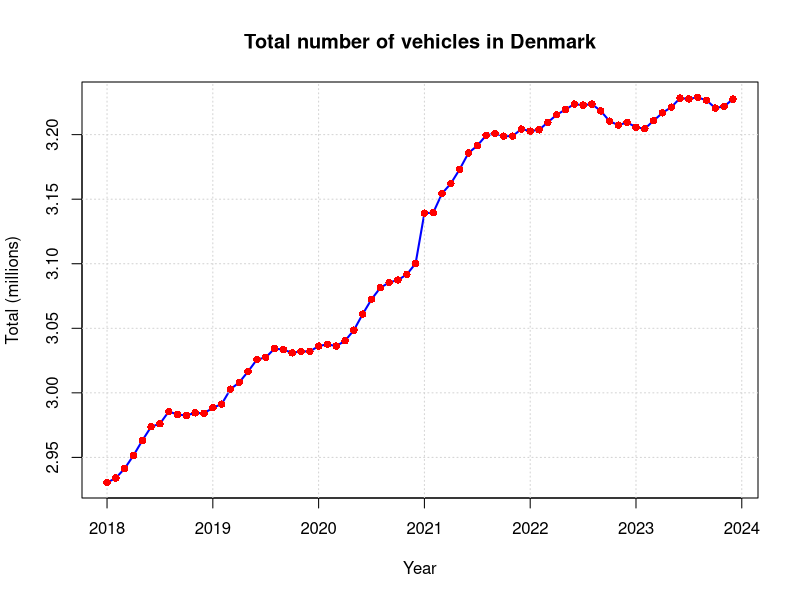
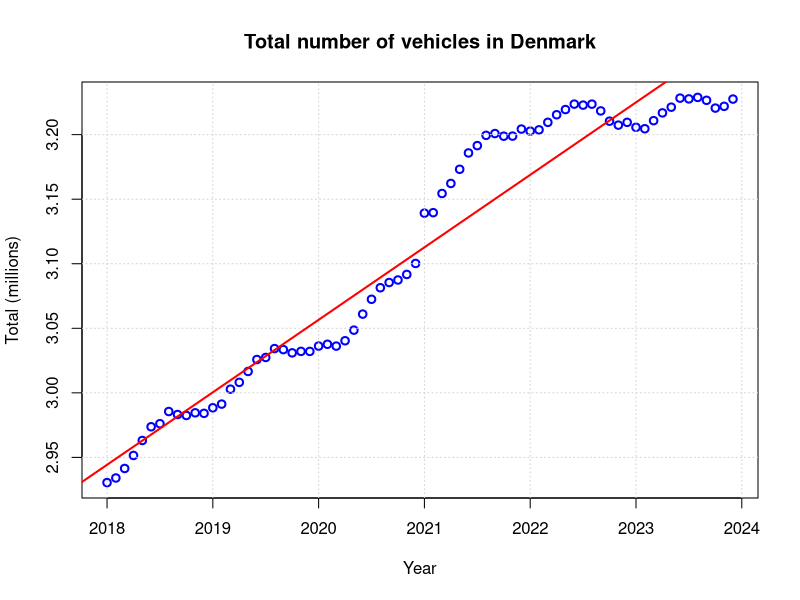
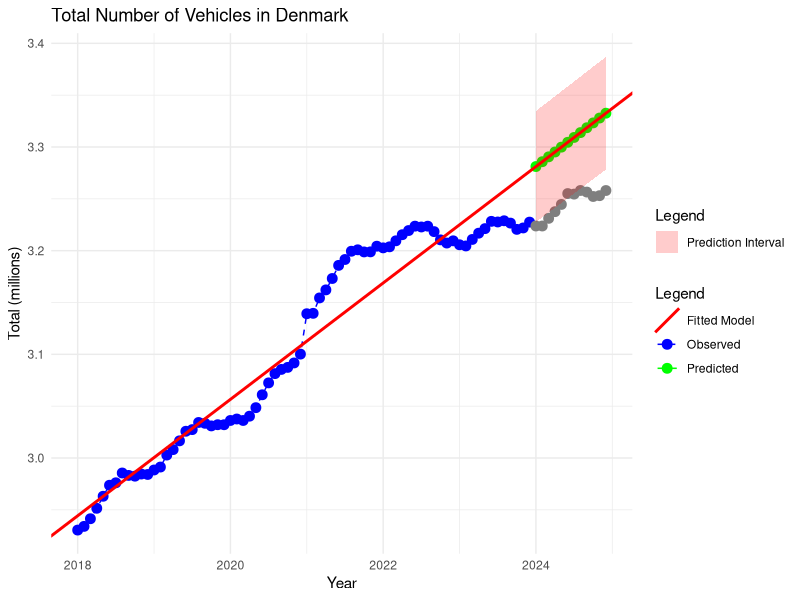
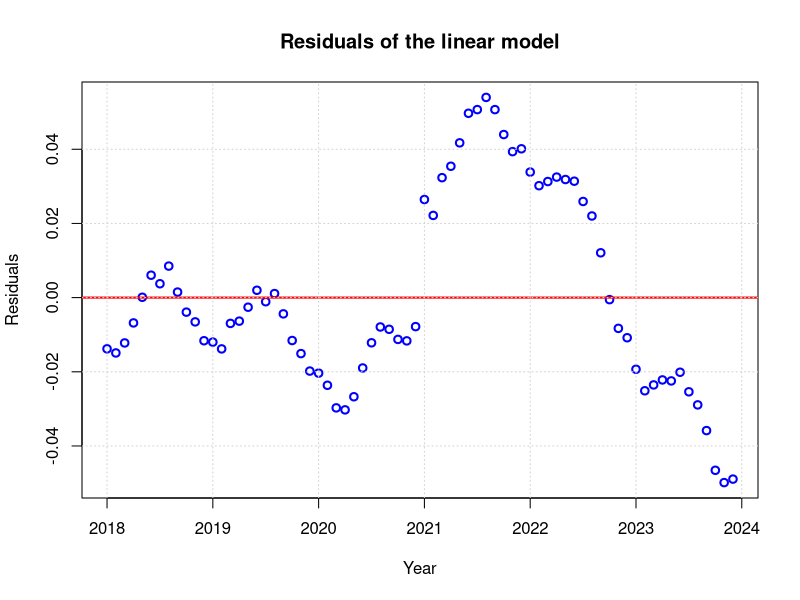
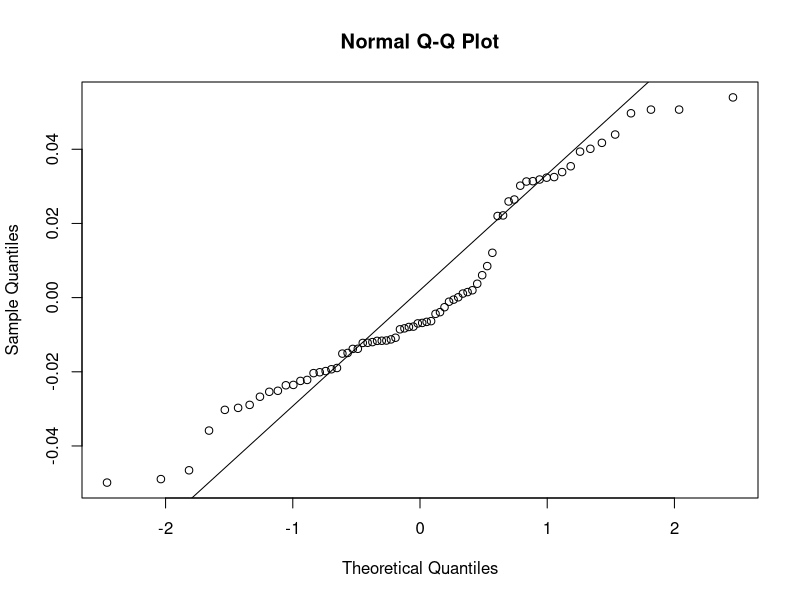
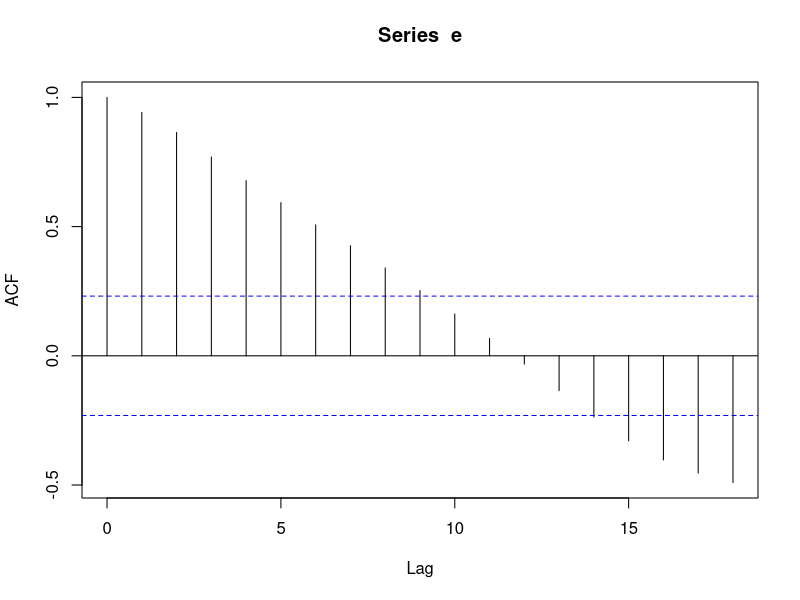

Write the R code that produced these figures, in order. (Note: this script raises an error after producing the figures.)
### Read training data
# ! Perhaps you need to set the working directory!?
# setwd("/home/pbac/g/course02417/2025/assignment1")

# setwd("C:/Users/sofie/OneDrive/Time Series Analysis/02147")
D <- read.csv("DST_BIL54.csv")
str(D)

# See the help
?strftime
D$time <- as.POSIXct(paste0(D$time, "-01"), "%Y-%m-%d", tz = "UTC")
D$time
class(D$time)

## Year to month for each of them
D$year <- 1900 + as.POSIXlt(D$time)$year + as.POSIXlt(D$time)$mon / 12

## Make the output variable a floating point (i.e.\ decimal number)
D$total <- as.numeric(D$total) / 1E6

## Divide intro train and test set
teststart <- as.POSIXct("2024-01-01", tz = "UTC")
Dtrain <- D[D$time < teststart, ]
Dtest <- D[D$time >= teststart, ]


################################################
# 1 Plot data
################################################


# 1.1 Make an array with train set with the year + month/12
x <- 1900 + as.POSIXlt(Dtrain$time)$year + as.POSIXlt(Dtrain$time)$mon / 12

# plot dtotal with x
plot(x, Dtrain$total, xlab = "Year", ylab = "Total (millions)", main = "Total number of vehicles in Denmark", type = "l", col = "blue", lwd = 2)
grid() # Add grid lines
points(x, Dtrain$total, pch = 16, col = "red") # Add points to the plot


################################################
# 2 Linear Trend model
################################################

# 2.2 Fit a linear model
fit <- lm(Dtrain$total ~ x)
summary(fit)
# intercept and slope
# Plot the estimated mean as a line with the observations as points
plot(x, Dtrain$total, xlab="Year", ylab="Total (millions)", main="Total number of vehicles in Denmark", type="p", col="blue", lwd=2)
grid() # Add grid lines
abline(fit, col="red", lwd=2) # Add the fitted line to the plot


# 2.3 Forecast for next 12 months
xnew <- 1900 + as.POSIXlt(Dtest$time)$year + as.POSIXlt(Dtest$time)$mon / 12
pred <- predict(fit, data.frame(x = xnew))

# prediction interval
pred_int <- predict(fit, data.frame(x = xnew), interval = "prediction")
lwr <- pred_int[, 2]
upr <- pred_int[, 3]


# 2.4 Plot the forecast

library(ggplot2)

# Create a dataframe for the observations (training data)
df_train <- data.frame(Year = x, Total = Dtrain$total, Type = "Observed")
df_test <- data.frame(Year = xnew, Total = Dtest$total, Type = "Test")

# Create a dataframe for the predictions
df_pred <- data.frame(Year = xnew, Total = pred, Type = "Predicted")


# Create the plot
library(ggplot2)

ggplot() +
  # Observed data (training set)
  geom_point(data = df_train, aes(x = Year, y = Total, color = "Observed"), size = 3) +  
  geom_line(data = df_train, aes(x = Year, y = Total, color = "Observed"), linetype = "dashed") +  
  
  # Predicted data
  geom_point(data = df_pred, aes(x = Year, y = Total, color = "Predicted"), size = 3) +  
  geom_line(data = df_pred, aes(x = Year, y = Total, color = "Predicted")) +  
  
  # test data
  geom_point(data = df_test, aes(x = Year, y = Total, color = "Test"), size = 3) +
  # Fitted regression line (now correctly red)
  geom_abline(aes(intercept = coef(fit)[1], slope = coef(fit)[2], color = "Fitted Model"), linewidth = 1) +  

  # Confidence interval for predictions
  geom_ribbon(data = df_pred, aes(x = Year, ymin = lwr, ymax = upr, fill = "Prediction Interval"), alpha = 0.2) +
  
  # Labels
  labs(title = "Total Number of Vehicles in Denmark",
       x = "Year", y = "Total (millions)", color = "Legend", fill = "Legend") +
  
  # Define colors for legend
  scale_color_manual(values = c("Observed" = "blue", "Predicted" = "green", "Fitted Model" = "red")) +
  scale_fill_manual(values = c("Prediction Interval" = "red")) +
  
  # Minimal theme
  theme_minimal()


# 2.5 Investigate the residuals of the model. Are the model assumptions fulfilled?

# Residuals
e <- fit$residuals

# Plot residuals
plot(x, e, xlab = "Year", ylab = "Residuals", main = "Residuals of the linear model", type = "p", col = "blue", lwd = 2)
abline(h = 0, col = "red", lwd = 2) # Add a horizontal line at 0
grid() # Add grid lines

# qq plot of residuals:
qqnorm(e)
qqline(e)

# ACF plot of residuals
acf(e)

# Assumptions
# - No correlation between residuals (ACF plot)
# - Constant variance of residuals (plot of residuals)
# - Normally distributed residuals (qq plot of residuals)


################################################
# WLS - Local Linear trend model
################################################

# 3.1. Describe the variance-covariance matrix  for the local model and compare it to the variance-covariance matrix of the corresponding global model

# Variance - covariance for global model, all weights are 1 as we value all observations equally
SIGMA <- diag(n)

# Variance-covariance for local model
# Weights are increasing with time as we value recent observations more
lambda = 0.9
weights <- lambda^((n-1):0)

# Create a diagonal matrix with the weights
SIGMA <- diag(n)*1/weights
W = diag(n)*weights


# 3.2 plot the weights vs. time
plot(x, weights, type = "l", xlab = "Time", ylab = "Weights", main = "Weights for local model", col = "blue", lwd = 2)
grid() # Add grid lines

# 3.3 Sum of all lambda weights
sum(weights)

# Sum of weights in OLS model
# 72 (because we have 72 observations all with weight 1)

# 3.4 Estimate and present theta_hat1 and theta_hat2 for the local model with lambda = 0.9

theta_hat <- solve(t(X) %*% W %*% X) %*% t(X) %*% W %*% Dtrain$total
theta_hat

# 3.5. Make a forecast for the next 12 months - i.e., compute predicted values corresponding to the WLS model with λ = 0.9




Xnew <- cbind(1, xnew)
print(Xnew)
pred_local <- Xnew %*% theta_hat


n <- length(e) # number of samples
p <- 2 # Number of parameters

e_wls <- y - yhat_wls
RSS_wls <- t(e_wls)%*%solve(SIGMA)%*%e_wls
sigma2_wls <- as.numeric(RSS_wls/(n - p))
Vmatrix_pred_local <- sigma2 * (1 + (Xnew %*% solve(t(X)%*%solve(SIGMA)%*%X)) %*% t(Xnew) )

# prediction interval
y_pred_lwr_wls <- y_pred_wls - qt(0.975, df=n-1)*sqrt(diag(Vmatrix_pred_local))
y_pred_upr_wls <- y_pred_wls + qt(0.975, df=n-1)*sqrt(diag(Vmatrix_pred_local))


# Create a dataframe for the predictions
df_pred_local <- data.frame(Year = xnew, Total = pred_local, Type = "Predicted")

# Plot
ggplot(data = df_train, aes(x = Year, y = Total)) +
  geom_point(size = 3) +
  geom_point(data = df_pred, aes(x = Year, y = Total), color = "green") + # Points for predicted values
  geom_point(data = df_pred_local, aes(x = Year, y = Total), color = "purple") + # Points predicted values
  geom_line(data = df_train, aes(x = Year, y = Total), color = "blue", linetype = "dashed") + # Line for observed data
  geom_line(data = df_pred, aes(x = Year, y = Total), color = "green") + # Line for predicted data
  geom_abline(intercept = coef(fit)[1], slope = coef(fit)[2], color = "red") + # line for fit
  geom_abline(intercept = theta_hat[1], slope = theta_hat[2], color = "purple") + # line for local fit
  geom_ribbon(data = df_pred, aes(x = Year, ymin = lwr, ymax = upr), fill = "red", alpha = 0.2) +
  geom_ribbon(data = df_pred_local, aes(x = Year, ymin = y_pred_lwr_wls, ymax = y_pred_upr_wls), fill = "purple", alpha = 0.2) +
  labs(
    title = "Total Number of Vehicles in Denmark",
    x = "Year", y = "Total (millions)"
  ) +
  # scale_color_manual(values = c("Observed" = "blue", "Predicted" = "green")) +
  theme_minimal()

################################################
# RLS - Recursive least squares
################################################

# 4.1 On paper

# 4.2
# Implement the update equations in a for-loop in a computer. Calculate the theta_hat_t up to time t = 3.

p = 2
n = 3

R <- diag(2) * 0.1  # Ensures initial invertibility
Theta <- matrix(0, nrow = n, ncol = p)  # Placeholder for parameter estimates
Theta_0 <- c(0, 0)

for (t in 1:n) {
  xvals <- X[t, ]
  y <- Dtrain$total[t]

  if(t==1){
    R <- R + xvals %*% t(xvals)
    Theta[t, ] <- Theta_0 + solve(R) %*% xvals %*% (y - t(xvals) %*% Theta_0)

  }
  else{

  # Compute R and update with forgetting factor
  R <- R + xvals %*% t(xvals)

  # Update Theta
  Theta[t, ] <- Theta[t-1, ] + solve(R) %*% xvals %*% (y - t(xvals) %*% Theta[t-1, ])
}
}

Theta

# 4.3
# Calculate the estimates of ˆθ_N and compare them to the OLS estimates of θ, are they close? Can
# you find a way to decrease the difference by modifying some initial values and explain why initial
# values are important to get right?

RLS <- function(X, target, p = 2, Theta_0 = c(0, 0)) {

  n = length(X[,1])

  R <- diag(2) * 0.1  # Ensures initial invertibility
  Theta <- matrix(0, nrow = n, ncol = p)  # Placeholder for parameter estimates

  for (t in 1:n) {
    xvals <- X[t, ]
    y <- target[t]

    if(t == 1){
      R <- R + xvals %*% t(xvals)

      Theta[t, ] <- Theta_0 + solve(R) %*% xvals %*% (y - t(xvals) %*% Theta_0)

  }
    else{

    # Compute R and update with forgetting factor
    R <- R + xvals %*% t(xvals)

    # Update Theta
    Theta[t, ] <- Theta[t-1, ] + solve(R) %*% xvals %*% (y - t(xvals) %*% Theta[t-1, ])
}

}

return(Theta)

}

RLS(X, Dtrain$total, p = 2, Theta_0 = c(-110, 0))
coef(fit)

# Note: Man skal være obs på intercept, hvis man vil prøve at ramme noget der minder om den globale OLS


# 4.4
# Implement the RLS algorithm with a forgetting factor λ = 0.99 and λ = 0.7. Calculate the estimates of ˆθ_N for both values of λ.

RLS_lambda <- function(X, target, p = 2, Theta_0 = c(0, 0), lambda = 0.99) {

  n = length(X[,1])

  R <- diag(2) * 0.1  # Ensures initial invertibility
  Theta <- matrix(0, nrow = n, ncol = p)  # Placeholder for parameter estimates

  for (t in 1:n) {
    xvals <- X[t, ]
    y <- target[t]

    if(t == 1){
      R <- lambda * R + xvals %*% t(xvals)

      Theta[t, ] <- Theta_0 + solve(R) %*% xvals %*% (y - t(xvals) %*% Theta_0)

  }
    else{

    # Compute R and update with forgetting factor
    R <- lambda * R + xvals %*% t(xvals)

    # Update Theta
    Theta[t, ] <- Theta[t-1, ] + solve(R) %*% xvals %*% (y - t(xvals) %*% Theta[t-1, ])
}

}

return(Theta)

}

RLS_lambda(X, Dtrain$total, p = 2, Theta_0 = c(-110, 0), lambda = 0.99)
RLS_lambda(X, Dtrain$total, p = 2, Theta_0 = c(-110, 0), lambda = 0.7)

# Compare with WLS estimates

# 4.5
# Make one step-ahead predictions
n <- length(X[, 1])

# Prediction for lambda = 0.7
OneStepPred_1 <- matrix(NA, nrow = n)
Theta_1 <- RLS_lambda(X, Dtrain$total, p = 2, Theta_0 = c(-110, 0), lambda = 0.7)
for (t in 5:(n - 1)) {
  OneStepPred_1[t + 1] <- X[t + 1, ] %*% Theta_1[t, ]
}


# Prediction for lambda = 0.99
OneStepPred_2 <- matrix(NA, nrow = n)
Theta_2 <- RLS_lambda(X, Dtrain$total, p = 2, Theta_0 = c(-110, 0), lambda = 0.99)
for (t in 5:(n - 1)) {
  OneStepPred_2[t + 1] <- X[t + 1, ] %*% Theta_2[t, ]
}


# Plot actual total number of vehicles
plot(x, Dtrain$total, xlab = "Year", ylab = "Total (millions)", 
     main = "Total number of vehicles in Denmark", type = "l", 
     col = "blue", lwd = 2)

# Add grid lines
grid()

# Add predictions
lines(x, as.vector(OneStepPred_1), col = "green", lwd = 2)
lines(x, as.vector(OneStepPred_2), col = "purple", lwd = 2)

# Add a legend
legend("topleft", legend = c("Actual", "Lambda = 0.7", "Lambda = 0.99"),
       col = c("blue", "green", "purple"), lwd = 2, bty = "n")


# Calculate OneStepAhead residuals
OneStepRes_1 <- Dtrain$total[5:(n - 1)] - as.vector(OneStepPred_1[5:(n - 1)])
OneStepRes_2 <- Dtrain$total[5:(n - 1)] - as.vector(OneStepPred_2[5:(n - 1)])

# Plot residuals
plot(x[5:(n - 1)], OneStepRes_1, xlab = "Year", ylab = "Residuals", 
     main = "One-step-ahead residuals for lambda = 0.7", type = "p", 
     col = "blue", lwd = 2)


plot(x[5:(n - 1)], OneStepRes_2, xlab = "Year", ylab = "Residuals",
     main = "One-step-ahead residuals for lambda = 0.99", type = "p",
     col = "blue", lwd = 2)

# Note: Ligner random residuals med forgetting faktor, men der er et mønster i residuals når der ikke er


# 4.6
# Optimize the forgetting for the horizons k = 1, . . . , 12. First calculate the k-step residuals
# then calculate the k-step Root Mean Square Error (RMSE)
# Do this for a sequence of λ values (e.g. 0.5,0.51,. . . ,0.99) and make a plot.
# Comment on: Is there a pattern and how would you choose an optimal value of λ? Would you
# let λ depend on the horizon?

compute_k_step_rmse <- function(X, y, k_values, lambda_values) {
  results <- expand.grid(lambda = lambda_values, k = k_values)
  results$RMSE <- NA

  for (i in seq_along(lambda_values)) {
    lambda <- lambda_values[i]
    
    # Apply RLS
    Theta <- RLS_lambda(X, y, p = 2, Theta_0 = c(-110, 0), lambda = lambda)
    
    for (k in k_values) {
      # k-step-ahead predictions
      n <- length(y)
      OneStepPred <- rep(NA, n)
      
      for (t in (k + 1):n) {
        OneStepPred[t] <- sum(X[t, ] * Theta[t - k, ])  # Forecast k steps ahead
      }
      
      # Compute residuals
      residuals <- y - OneStepPred
      rmse <- sqrt(mean(residuals[(k + 1):n]^2, na.rm = TRUE))
      
      # Store RMSE
      results$RMSE[results$lambda == lambda & results$k == k] <- rmse
    }
  }
  
  return(results)
}

lambda_values <- seq(0.5, 0.99, by = 0.01)
k_values <- 1:12  # Forecast horizons

# Compute RMSE for each (lambda, k)
rmse_results <- compute_k_step_rmse(X, Dtrain$total, k_values, lambda_values)
rmse_results

library(ggplot2)
ggplot(rmse_results, aes(x = lambda, y = RMSE, color = as.factor(k))) +
  geom_line(size = 1) +
  labs(title = "RMSE vs. Forgetting Factor (λ) for Different Horizons",
       x = "Forgetting Factor (λ)", y = "Root Mean Square Error (RMSE)", 
       color = "Forecast Horizon (k)") +
  theme_minimal()

# Note: Jo længere forecast horizon, jo større lambda værdi, altså mindre forgetting factor og omvendt for en kort prediction horizon
# Men mere præcis med kort horizon generelt

# For each k, the RMSE is minimized for a different value of λ, make a list of the optimal λ for each k from 1-12
for(i in k_values){
  print(rmse_results[rmse_results$k == i,][which.min(rmse_results[rmse_results$k == i,]$RMSE),])
}

# Define optimal lambda values for different horizons (k)
opt_lambda <- c(0.5, 0.5, 0.58, 0.59, 0.59, 0.58, 0.74, 0.74, 0.75, 0.99, 0.99, 0.99)

# Number of observations
n <- length(Dtrain$total)

# Initialize a dataframe to store k-step predictions
PredictionMatrix <- data.frame(Year = x, Actual = Dtrain$total)

# Loop through different forecast horizons
for (i in seq_along(k_values)) {  
  k <- k_values[i]  # Forecast horizon
  lambda_k <- opt_lambda[i]  # Optimal lambda for this horizon
  
  # Apply RLS with optimal lambda
  Theta <- RLS_lambda(X, Dtrain$total, p = 2, Theta_0 = c(-110, 0), lambda = lambda_k)
  
  # Initialize predictions for this horizon
  OneStepPred <- rep(NA, n)
  
  # Compute k-step-ahead predictions
  for (t in (k + 1):n) {
    OneStepPred[t] <- sum(X[t, ] * Theta[t - 1, ])  
  }
  
  # Store predictions in dataframe
  PredictionMatrix[[paste0("k_", k, "_step")]] <- OneStepPred
  
  # Print progress
  print(paste("Stored predictions for Horizon k =", k, "with λ =", lambda_k))
}

# Display the stored predictions
PredictionMatrix

# Make one plot for each k-step-ahead prediction with legends and the actual data
library(tidyr)
library(ggplot2)

# Reshape the dataframe for plotting
PredictionMatrix_long <- gather(PredictionMatrix, key = "Horizon", value = "Prediction", -Year, -Actual)

# Plot
ggplot(data = PredictionMatrix_long, aes(x = Year, y = Prediction, color = Horizon)) +
  geom_line(size = 1) +
  geom_line(data = PredictionMatrix_long, aes(x = Year, y = Actual), color = "black", size = 1, linetype = "dashed") +
  labs(title = "k-step-ahead Predictions with Optimal λ for Different Horizons",
       x = "Year", y = "Total (millions)", color = "Forecast Horizon (k)") +
  theme_minimal()

  
